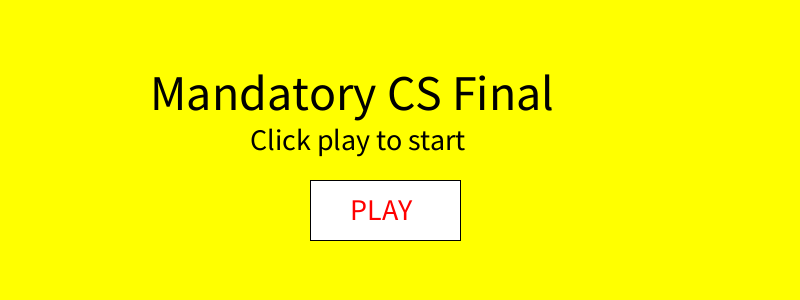
Frame 1 (no input)
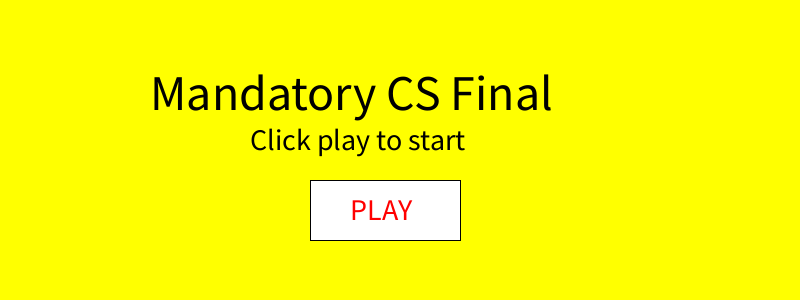
Frame 60 (the mouse pressed at the canvas centre just before this capture)
Frame 120 (the mouse held since frame 60 and released just before this capture): identical to frame 60, image omitted

The Processing sketch that drew these frames (run headless with seeded random() and noise(); from frame 60 on, the mouse is pressed at the canvas centre):

// Processing sketch: processing_99999
// ── processing_99999.pde

/*
TO DO
 -------
 1. Modify collision
 a. make circles change color after triangle touches them
 
 2. Fix end screen and pause screen
 a. move rectangle
 b. check parameters to click START OVER
 i. clicked --> start a new game 
 
 3. After certain time, circles eventually stop runnning for a long time
 
 4. MAKE END SCREEN POP UP WHEN YOU HAVE 0 LIVES
 =================================================================================================
 DONE
 ----------
 1. Keep track of points
 a. as circles move offscreen to the left, increase points by 2(?)
 b. show points counter
 
 2. Make a pause screen
 a. Show this instead of start screen when paused
 */
boolean startGame = false;
boolean endGame = false;
boolean restartGame = false; 
ArrayList<Obstacle> obstacles = new ArrayList<Obstacle>();
Triangle playerTriangle;
int tspeed = 10;
int lives = 5;
int points = 0;

void setup() {
  smooth();
  size(800, 300);
  background(0, 150, 0);
  //three coordinates for making the triangle
  int x1 = 0;
  int y1 = 140;
  int x2 = 0;
  int y2 = 162;
  int x3 = 50;
  int y3 = 150;
  playerTriangle = new Triangle(x1, y1, x2, y2, x3, y3);
  for (int i = 0; i < 80; i++) {
    Obstacle a = new Obstacle((int)(random(810, 2300)), (int)(random(0, 800)), 20, 20);
    obstacles.add(a);
  }
}
void draw() {
  if (lives == 0) {

    background(152, 251, 152 );
    textSize(40);
    fill(0, 0, 0);
    text("Oh no! You lost!", 240, 140);
    fill(255, 255, 255); 
    rect(343.0, 190.0, 200.0, 40.0);
    textSize(30);
    fill(255, 0, 0);
    text("START OVER", 350, 220);
    System.out.println("" + mouseX);
    System.out.println("" + mouseY); 
    if (mouseX <= 543 && mouseX >= 343 && mouseY <= 240 && mouseY >= 190) {
      if (mousePressed && mouseButton == LEFT) {
        System.out.println("try to restart"); 
        startGame = true;
        lives = 5; 
        points = 0;
        playerTriangle.x1 = 0; 
        playerTriangle.y1 = 140;
        playerTriangle.x2 = 0; 
        playerTriangle.y2 = 162;
        playerTriangle.x3 = 50; 
        playerTriangle.y3 = 150;
        obstacles = new ArrayList<Obstacle>(); 
        for (int i = 0; i < 80; i++) {
          Obstacle a = new Obstacle((int)(random(810, 2300)), (int)(random(0, 800)), 20, 20);
          obstacles.add(a);
        }
      }
    }
    //endGame = true;

    //System.out.println("game over"); 
    return;
  }

  //start screen
  if (!startGame) {
    background(255, 255, 0);
    textSize(50);
    fill(0, 0, 0);
    text("Mandatory CS Final", 150, 110);
    textSize(30);
    fill(0, 0, 0);
    text("Click play to start", 250, 150);
    fill(255, 255, 255);
    rect(310.0, 180.0, 150.0, 60.0);
    textSize(30);
    fill(255, 0, 0);
    text("PLAY", 350, 220);
    if (mouseX >= 310 && mouseX <= 460 && mouseY >= 180 && mouseY <= 240) {
      if (mousePressed && mouseButton == LEFT) {
        startGame = true;
      }
    }
    return ;
  }
  //game is running!
  else if (lives > 0) {
    background(0, 150, 0);
    fill(255, 255, 255);
    fill(255, 255, 0);
    textSize(25);
    fill(255, 255, 0);
    textSize(25);
    text("Lives: " + lives, 20, 280);
    fill(255, 255, 0);
    textSize(25);
    text("Points: " + points, 300, 280);
    //check if the triangle collided with a circle
    for (int i = 0; i < obstacles.size(); i++) {
      Obstacle o1 = obstacles.get(i);
      if (o1.isCollision(o1.posX, o1.posY, playerTriangle.x3, playerTriangle.y3, 20) == true) {
        lives--;
        //counts lives
        fill(255, 255, 0);
        textSize(25);
        text("Lives: " + lives, 20, 280);
        //figure out a way to change the color when hit instead of remove
        obstacles.remove(o1);
      }
    }
    //increase points as circles go off screen
    for (int i = 0; i < obstacles.size(); i++) {
      Obstacle away = obstacles.get(i);
      if (away.posX < 0) {
        System.out.println("plus points");
        points += 2;
        fill(255, 255, 0);
        textSize(25);
        text("Points: " + points, 300, 280);
      }
    }
  }

  //makes yellow triangle at left egde of screen
  fill(255, 255, 0);
  playerTriangle.display();
  for (int i = 0; i < obstacles.size() ; i++) {
    if (obstacles.get(i).posX > 0) {
      obstacles.get(i).display();
    }
    else if (obstacles.get(i).posX < 0) {
      obstacles.remove(i);
      //must add new obstacle(s)!
      Obstacle a = new Obstacle((int)(random(900, 2300)), (int)(random(0, 800)), 20, 20);
      obstacles.add(a);
    }
  }
  if (endGame) {
    startGame = true;
  }
}
void keyPressed() {
  if (key == CODED) {
    //right arrow key pressed
    if (keyCode == RIGHT) {
      playerTriangle.shiftRight();
    }
    //left arrow key pressed and cannot go off screen
    else if (keyCode == LEFT) {
      playerTriangle.shiftLeft();
    }
    //up arrow key pressed and cannot go off screen
    else if (keyCode == UP) {
      playerTriangle.shiftUp();
    }
    //down arrow key pressed and cannot go off screen
    else if (keyCode == DOWN) {
      playerTriangle.shiftDown();
    }
  }
}
public class Triangle {
  float x1, y1, x2, y2, x3, y3;
  public Triangle() {
  }
  public void render() {                                                                 
    fill(255, 0, 0);
    beginShape();
    vertex(x1, y1);
    vertex(x2, y2);
    vertex(x3, y3);
    endShape();
  }
  Triangle(int a1, int b1, int a2, int b2, int a3, int b3) {
    x1 = a1;
    y1 = b1;
    x2 = a2;
    y2 = b2;
    x3 = a3;
    y3 = b3;
  }
  void display() {
    triangle(x1, y1, x2, y2, x3, y3);
  }
  public void shiftRight() {
    if (x3 < 800) {
      x1 += tspeed;
      x2 += tspeed;
      x3 += tspeed;
    }
  }
  public void shiftLeft() {
    if (x1 > 0 && x2 > 0) {
      x1 -= tspeed;
      x2 -= tspeed;
      x3 -= tspeed;
    }
  }
  public void shiftUp() {
    if (y1 > 10) {
      y1 -= tspeed;
      y2 -= tspeed;
      y3 -= tspeed;
    }
  }
  public void shiftDown() {
    if (y2 < height - 10) {
      y2 += tspeed;
      y1 += tspeed;
      y3 += tspeed;
    }
  }
}
public class Obstacle {
  int posX;
  int posY;
  int radius1 = 20;
  int radius2 = 20;
  int speed = 4;
  Obstacle(int x, int y, int r1, int r2) {
    posX = x;
    posY = y;
    radius1 = r1;
    radius2 = r2;
  }
  void move() {
    posX -= speed;
  }
  void display() {
    move();
    ellipseMode(CENTER);
    fill(0, 0, 255);
    ellipse(posX, posY, radius1, radius2);
  }
  public int getRadius1() {
    return radius1;
  }
  public int getRadius2() {
    return radius2;
  }
  /*from Tyler Kong's circle_collision boolean
   START
   */
  boolean isCollision(float ptx3, float pty3, float cx, float cy, float rad1) {
    if (dist(ptx3, pty3, cx, cy) <= rad1) {
      return true;
    }
    return false;
  }
  /* from Tyler Kong's circle_collision boolean
   END
   */
}
